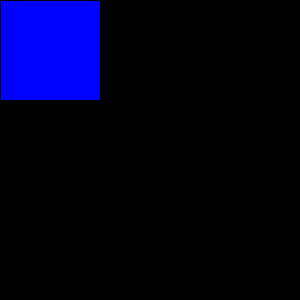
Frame 1 (no input)
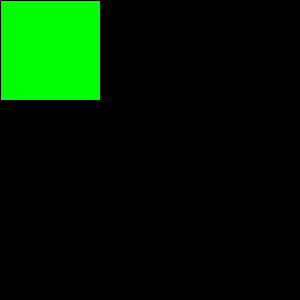
Frame 60 (the mouse pressed at the canvas centre just before this capture)
Frame 120 (the mouse held since frame 60 and released just before this capture): identical to frame 60, image omitted

The Processing sketch that drew these frames (run headless with seeded random() and noise(); from frame 60 on, the mouse is pressed at the canvas centre):

// Processing sketch: frameCount_conIf
// ── frameCount_conIf.pde
void setup() {
  size(300, 300);
  background(0);
  smooth();
  frameRate(10);
}

void draw() {

  if (frameCount==40) {
    fill(255, 0, 0); //rojo
  } else if (frameCount>50) {
    fill(0, 255, 0); //verde
  } else {
    fill(0, 0, 255); //azul
  }

  rect(0, 0, 100, 100);
  println(frameCount);
}
